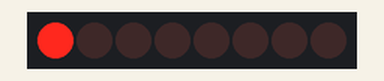
Simulated run of this program. Board: Raspberry Pi (header pin numbers). Shown: 8 shift-register outputs drawn as a row of LEDs (first output left, lit = HIGH). What the program prints to the terminal is not drawn.

Above: at 0.06 s.
At 0.71 s:
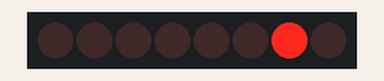
At 1.37 s:
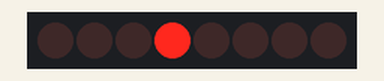
At 1.91 s:
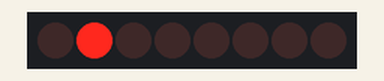
At 2.62 s:
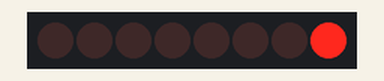
At 3.77 s:
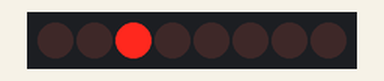
Timing chart, 0 to 4.1 s (numbered marks = the images above):
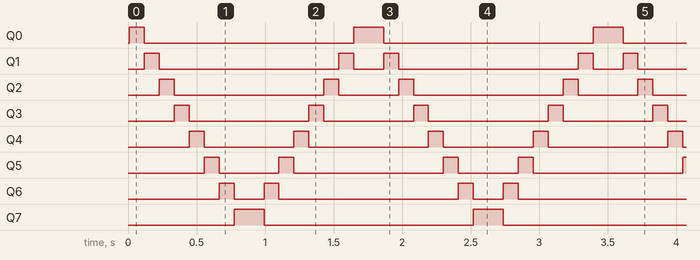

The program:

shift.py
```python
#!/usr/bin/env python
import RPi.GPIO as GPIO
import time

SDI   = 11
RCLK  = 12
SRCLK = 13

WhichLeds = [0x01,0x02,0x04,0x08,0x10,0x20,0x40,0x80]

def print_msg():
    print 'Program is running...'
    print 'Please press Ctrl+C to end the program...'

def setup():
    GPIO.setmode(GPIO.BOARD)    # Number GPIOs by its physical location
    GPIO.setup(SDI, GPIO.OUT)
    GPIO.setup(RCLK, GPIO.OUT)
    GPIO.setup(SRCLK, GPIO.OUT)
    GPIO.output(SDI, GPIO.LOW)
    GPIO.output(RCLK, GPIO.LOW)
    GPIO.output(SRCLK, GPIO.LOW)

def hc595_in(dat):
    for bit in range(0, 8):
        GPIO.output(SDI, 0x80 & (dat << bit))
        GPIO.output(SRCLK, GPIO.HIGH)
        time.sleep(0.001)
        GPIO.output(SRCLK, GPIO.LOW)

def hc595_out():
    GPIO.output(RCLK, GPIO.HIGH)
    time.sleep(0.001)
    GPIO.output(RCLK, GPIO.LOW)

def loop():
    while True:
        for i in range(0, len(WhichLeds)):
            hc595_in(WhichLeds[i])
            hc595_out()
            time.sleep(0.1)

        for i in range(len(WhichLeds)-1, -1, -1):
            hc595_in(WhichLeds[i])
            hc595_out()
            time.sleep(0.1)

def destroy():   # When program ending, the function is executed.
    GPIO.cleanup()

if __name__ == '__main__': # Program starting from here
    print_msg()
    setup()
    try:
        loop()
    except KeyboardInterrupt:
        destroy()
```

Measured:
- by itself, Q0: repeats every 1.7 s: LOW 1.5 s, HIGH 0.22 s
- by itself, Q1: repeats every 1.7 s: LOW 1.3 s, HIGH 0.11 s, LOW 0.22 s, HIGH 0.11 s
- by itself, Q2: repeats every 1.7 s: LOW 1.1 s, HIGH 0.11 s, LOW 0.44 s, HIGH 0.11 s
- by itself, Q3: repeats every 1.7 s: LOW 0.87 s, HIGH 0.11 s, LOW 0.65 s, HIGH 0.11 s
- by itself, Q4: repeats every 1.7 s: LOW 0.65 s, HIGH 0.11 s, LOW 0.87 s, HIGH 0.11 s
- by itself, Q5: repeats every 1.7 s: LOW 0.44 s, HIGH 0.11 s, LOW 1.1 s, HIGH 0.11 s
- by itself, Q6: repeats every 1.7 s: LOW 0.22 s, HIGH 0.11 s, LOW 1.3 s, HIGH 0.11 s
- by itself, Q7: alternates HIGH for 0.22 s and LOW for 1.5 s
